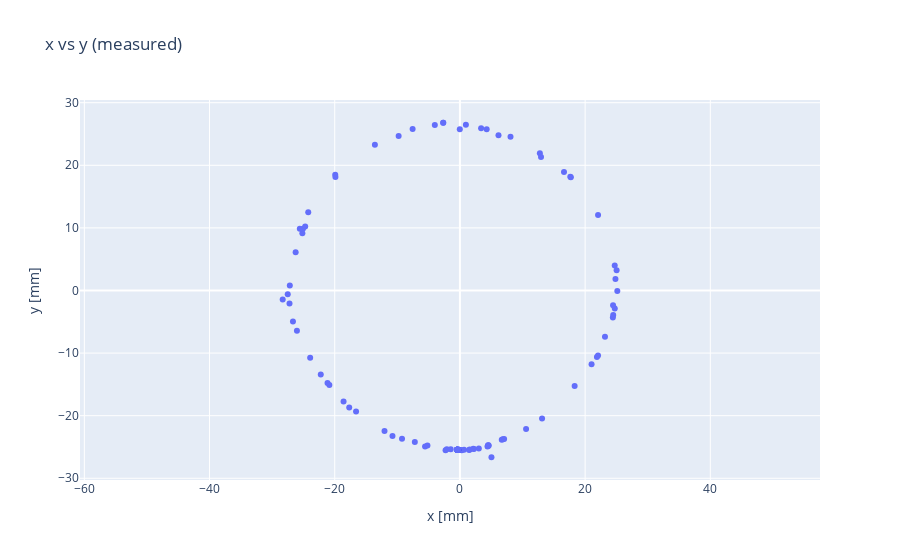

Notebook code for this chart:
### Code cell
a = 0
b = 1

measured2D = go.Scatter(x=locpred[:,a], y=locpred[:,b], mode='markers')
calc2D = go.Scatter(x=locact[:,a], y=locact[:,b], mode='markers')
layout = go.Layout(title='x vs y (measured)')
fig2 = go.Figure(data=[measured2D], layout=layout)
fig2.update_layout(
    xaxis_title="x [mm]",
    yaxis_title="y [mm]"
)
fig2.update_yaxes(scaleanchor='x')
fig2.show()
